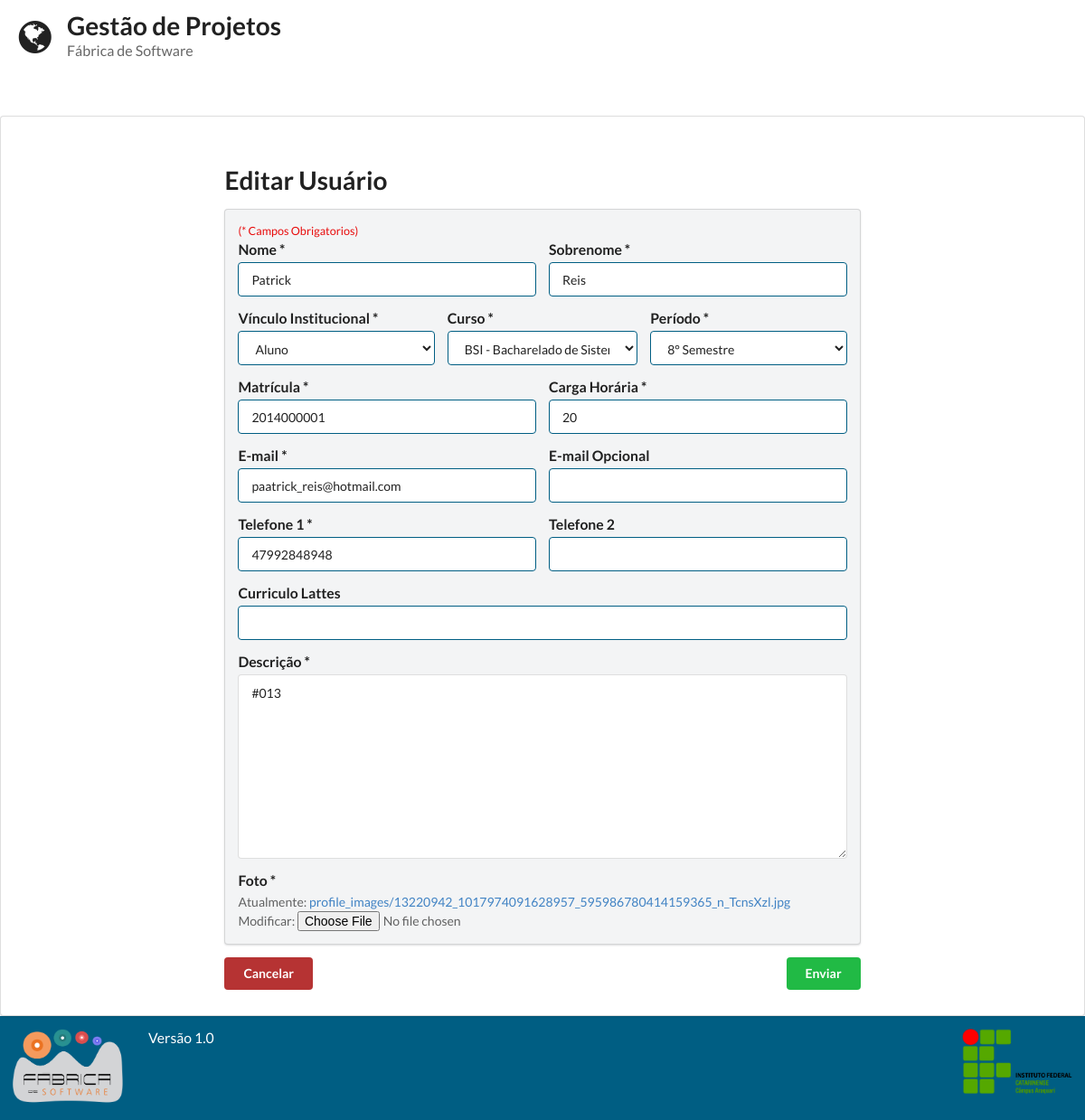
/editar_usuario/2/, run on an earlier commit of the app's database.
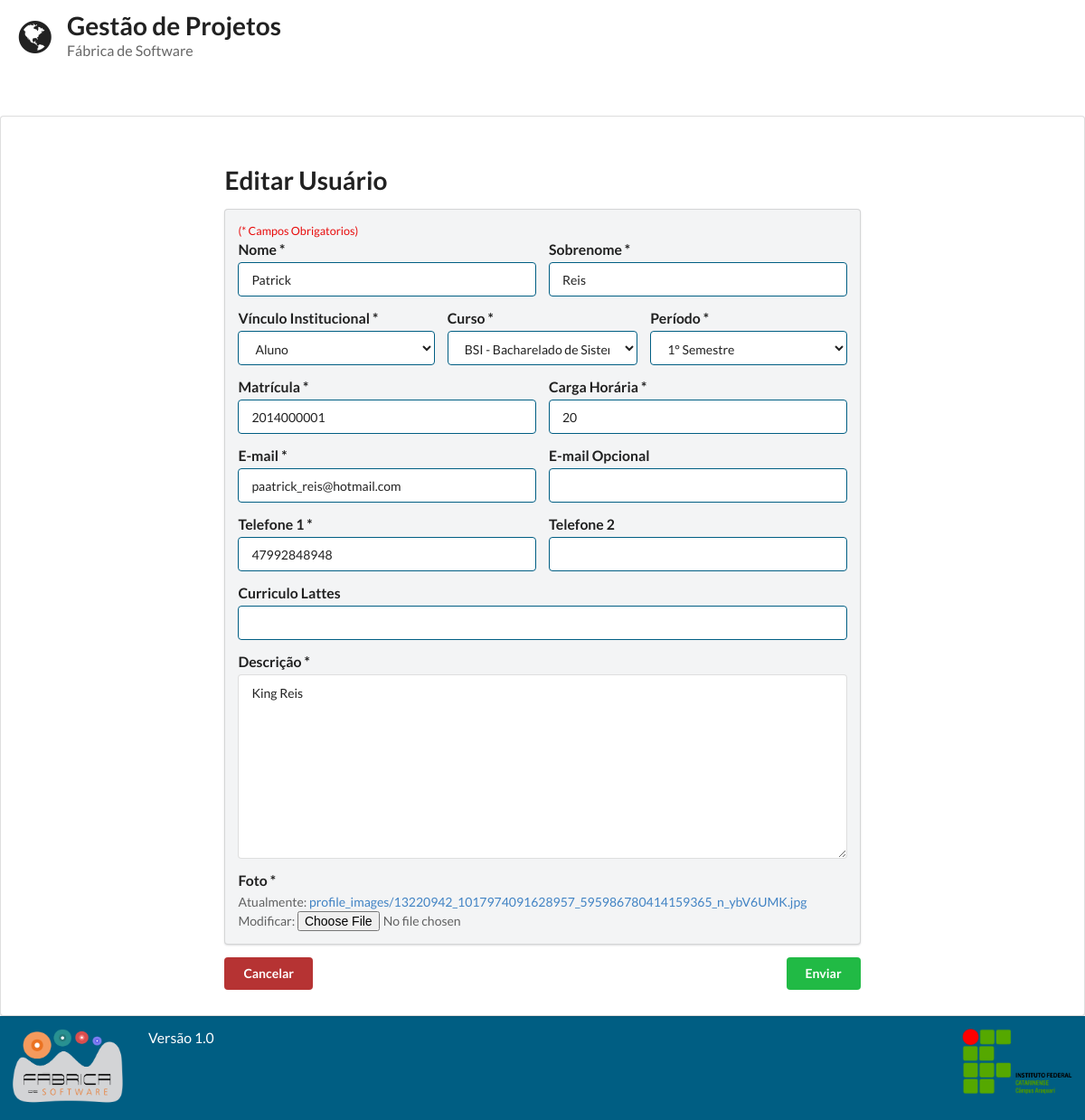
And on a later commit of the database.
### gestaoapp/models/usuario.py (models this page shows, shortened)
class Usuario(User):
    PERIODO_CHOICES = (
        ('primeiro', '1° Semestre'),
        ('segundo', '2° Semestre'),
        ('terceiro', '3° Semestre'),
        ('quarto', '4° Semestre'),
        ('quinto', '5° Semestre'),
        ('sexto', '6° Semestre'),
        ('setimo', '7° Semestre'),
        ('oitavo', '8° Semestre'),
        ('nono', '9° Semestre'),
        ('decimo', '10° Semestre'),
    )
    VINCULO_CHOICES = (
        ('Aluno', 'Aluno'),
        ('Professor', 'Professor'),
    )
    periodo = models.CharField(
        max_length=255, null=True, blank=True,
        choices=PERIODO_CHOICES
    )
    vinculo_institucional = models.CharField(
        max_length=255, null=True, blank=True,
        choices=VINCULO_CHOICES)
    email_opcional = models.EmailField(max_length=254, null=True, blank=True)
    matricula = models.CharField(max_length=255, unique=True)
    foto = models.ImageField(upload_to='profile_images')
    carga_horaria = models.IntegerField(validators=[MaxValueValidator(100), MinValueValidator(1)])
    telefone1 = models.CharField(max_length=11)
    telefone2 = models.CharField(max_length=11, blank=True, null=True)
    curso = models.ForeignKey(Curso, null=True, blank=True)
    verificacao = models.CharField(max_length=255, null=True, blank=True, unique=True)
    lattes = models.URLField(null=True, blank=True)
    desc = models.TextField()
    super_adm = models.BooleanField(default=False)

### gestaoapp/views/usuario.py (the view, shortened to what this page needs)
# urls.py: url(r'^editar_usuario/(?P<usuario_id>\d+)/$', CadastroUsuario.as_view()),
class CadastroUsuario(View):
    template = 'usuario/cadastro.html'
    def get(self, request, usuario_id=None):
        if usuario_id:
            nome = Usuario.objects.get(id=usuario_id)
            form = FormUsuarioEdit(instance=nome)
            editar = True
        else:
            form = FormUsuario()
            editar = False
        return render(request, self.template, {'form': form, 'editar': editar})

### gestaoapp/forms/usuario.py
class FormUsuarioEdit(forms.ModelForm):
    class Meta:
        model = Usuario
        exclude = (
            'last_login', "groups", "user_permissions", "helptext", "is_staff", "date_joined", 'is_active', 'dia',
            'mail',
            'verificacao', 'verificado', 'password', 'username', 'confirma_senha', 'is_superuser')

### gestaoapp/models/curso.py (called while the page is built)
    def __unicode__(self):
        return self.curso

### gestaoapp/templates/usuario/cadastro.html (shortened to what this page needs)
{% extends 'base.html' %}
{% block conteudo %}
    <form method='POST' enctype="multipart/form-data" class="ui form">
        <h1 class="ui header">
            {% if editar %}
                Editar Usuário
            {% else %}
                Cadastro de Usuário
            {% endif %}</h1>
        <div class="ui secondary segment">
            <div class="campo-obrigatorio">(* Campos Obrigatorios)</div>
            <div class="two fields">
                <div class="field">
                    <label>Nome *</label>
                    {{ form.first_name }}
                </div>
                <div class="field">
                    <label>Sobrenome *</label>
                    {{ form.last_name }}
                </div>
            </div>
            <div class="three fields tres">
                <div class="field vinculo">
                    <label>Vínculo Institucional *</label>
                    {{ form.vinculo_institucional }}
                </div>
                <div class="field curso">
                    <label>Curso *</label>
                    {{ form.curso }}
                </div>
                <div class="field periodo">
                    <label>Período *</label>
                    {{ form.periodo }}
                </div>
            </div>
            <div class="two fields">
                <div class="field">
                    <label class="matricula">Matrícula *</label>
                    {{ form.matricula }}
                </div>
                <div class="field">
                    <label>Carga Horária *</label>
                    {{ form.carga_horaria }}
                </div>
            </div>
            <div class="two fields">
                <div class="field">
                    <label>E-mail *</label>
                    {{ form.email }}
                </div>
                <div class="field">
                    <label>E-mail Opcional</label>
                    {{ form.email_opcional }}
                </div>
            </div>
            <div class="two fields">
                <div class="field">
                    <label>Telefone 1 *</label>
                    {{ form.telefone1 }}
                </div>
                <div class="field">
                    <label>Telefone 2</label>
                    {{ form.telefone2 }}
                </div>
            </div>
            <div class="field">
                <label>Curriculo Lattes </label>
                {{ form.lattes }}
            </div>
            <div class="field">
                <label>Descrição *</label>
                {{ form.desc }}
            </div>
            <div class="field">
                <label>Foto *</label>
                {{ form.foto }}
            </div>
        </div>
        <input type="submit" value="Enviar" class="ui submit green right floated button"/>
    </form>
    <a href='/horario/'>
        <button class='ui red button'>Cancelar</button>
    </a>
{% endblock %}

What changed in the data, as far as the page shows it:
changed Usuario "Aluno": periodo "8° Semestre" → "1° Semestre"; desc "#013" → "King Reis"
Also different on the page:
text no longer shown: "Atualmente: profile_images/13220942_1017974091628957_595986780414159365_n_TcnsXzl.jpg Modificar:"
text now shown: "Atualmente: profile_images/13220942_1017974091628957_595986780414159365_n_ybV6UMK.jpg Modificar:"
